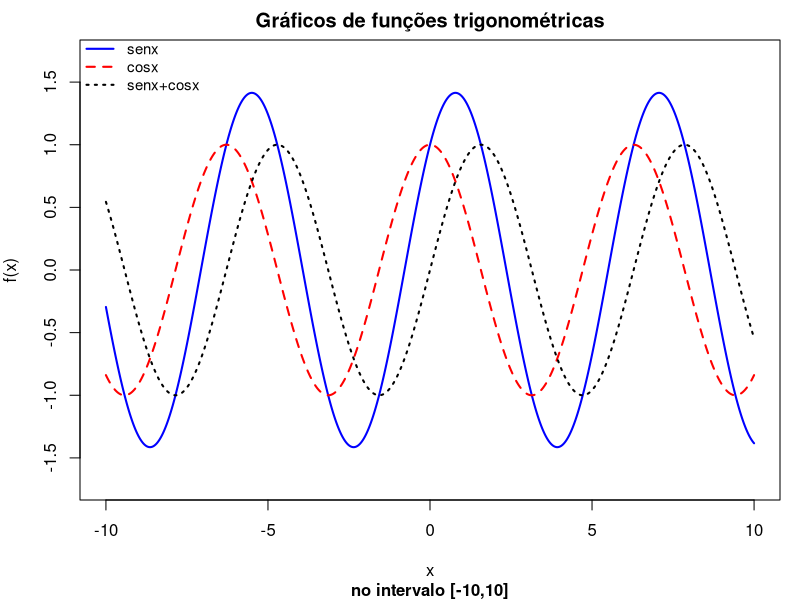
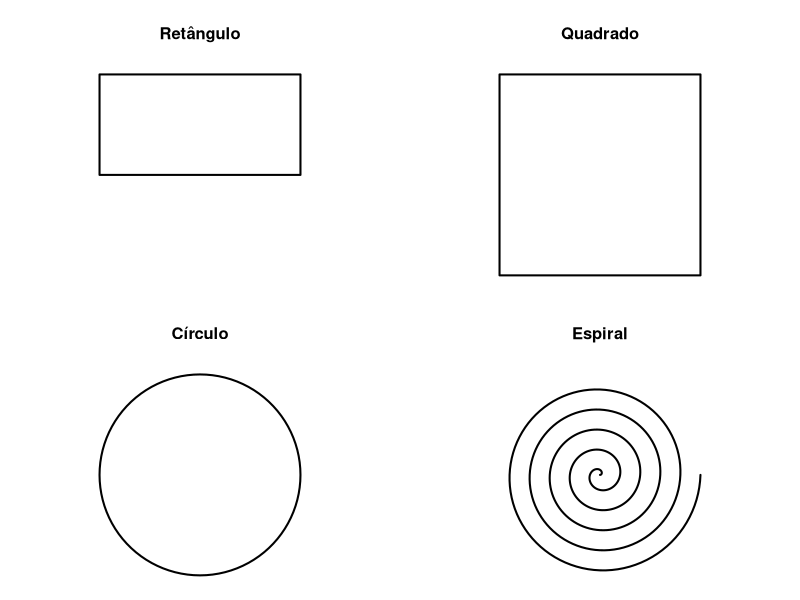
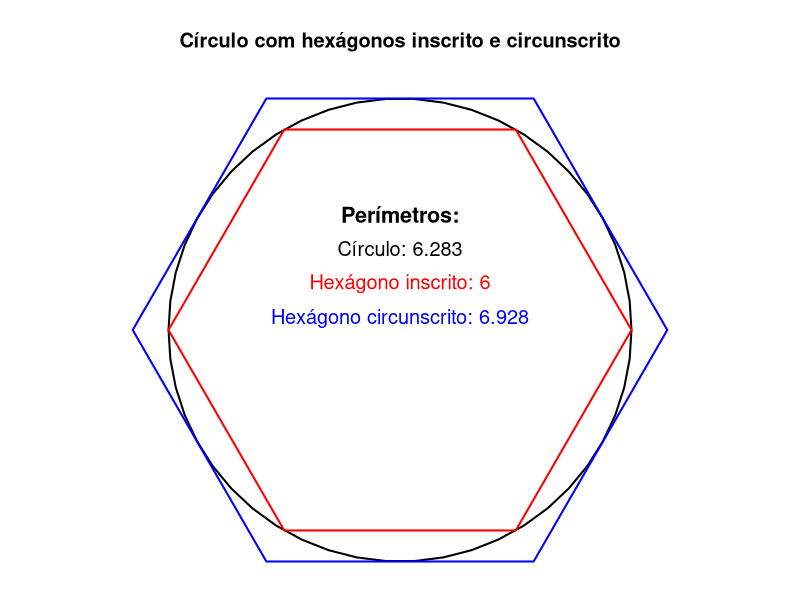
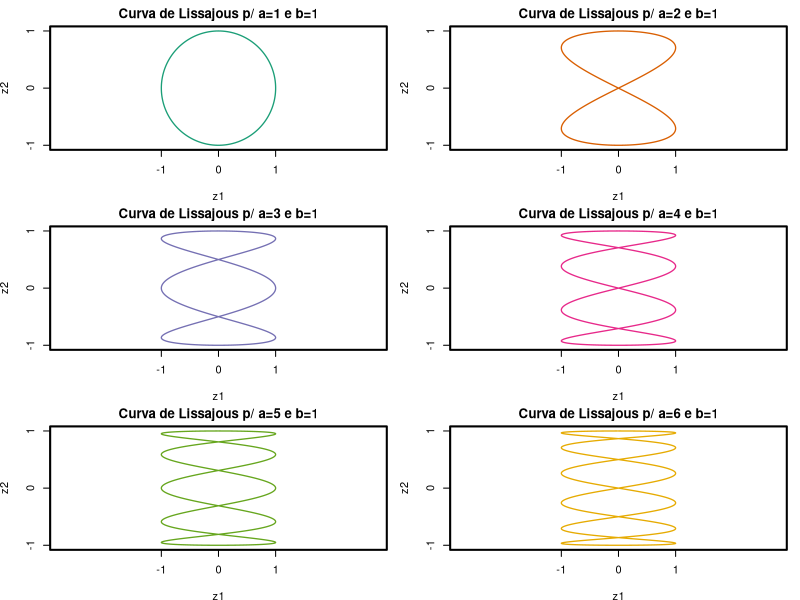
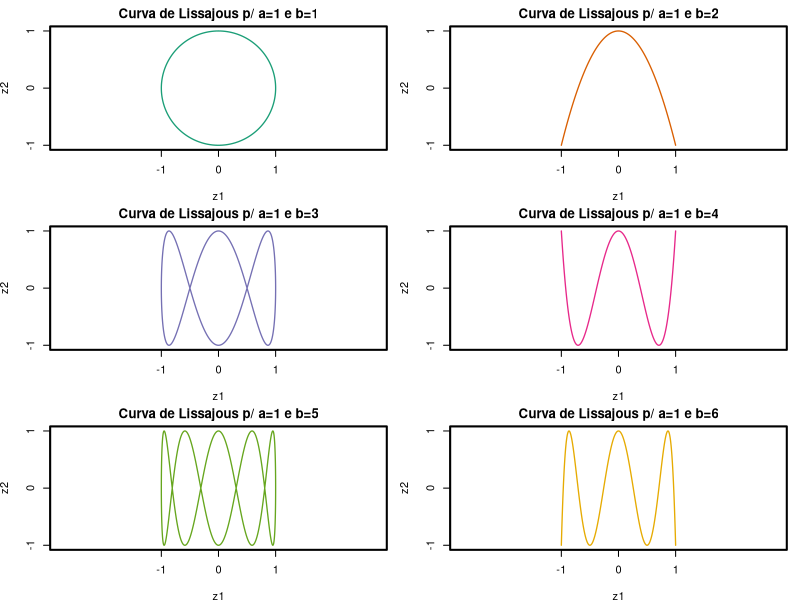
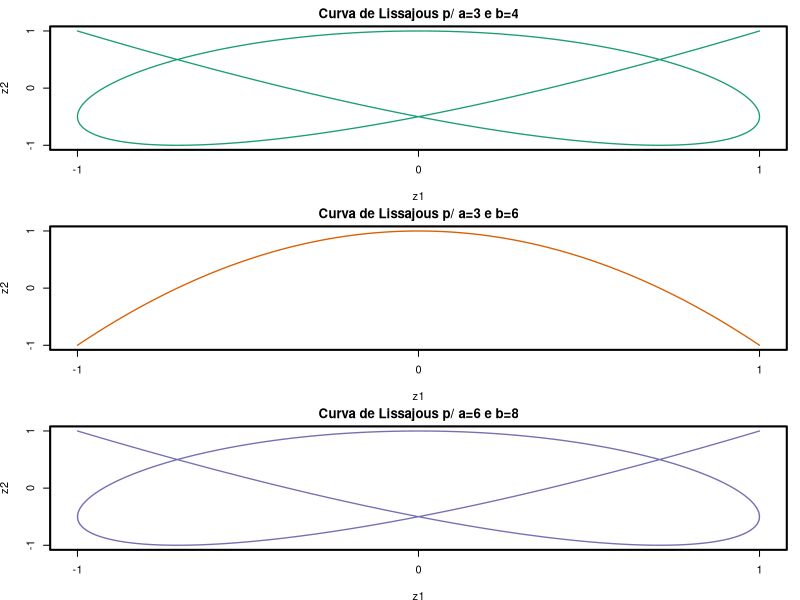

Recreate these plots in R, in order.
## ---- chunk 1
knitr::opts_chunk$set(fig.align = "center")
## ---- chunk 2
#ajustando margens
par(mar=c(5,4,2,1))
#base do plot
plot(x=0,y=0,type="n",xlim=c(-10,10),ylim=c(-1.7,1.7),xlab="x",
     ylab="f(x)",main="Gráficos de funções trigonométricas",
     sub="no intervalo [-10,10]",font.sub=2)
#deixa as linhas mais grossas
#(se eu colocar no par() anterior ele deixa a caixa do plot grossona)
par(lwd=2)

#curvas
curve(sin(x)+cos(x),n=1000,from=-10,to=10, col="blue",add=T)
curve(cos,n=1000,from=-10,to=10, col="red",lty=2,add=T)
curve(sin,n=1000,from=-10,to=10,lty=3,add=T)

#legenda
legend("topleft", inset=c(-0.01,-.02),
       c("senx", "cosx","senx+cosx"),col=c("blue","red","black"),
       lty=1:3,xpd=T,bty="n",cex=.9)
## ---- chunk 3

par(mfrow=c(2,2),mar=c(1,1,4,1),lwd=2)

# A) retângulo
x<- c(-1,-1,1,1,-1)
y<- c(0,1,1,0,0)
plot(x=x,y=y,type="l",
     axes=F,xlim=c(-1,1),ylim=c(-1,1),asp=1, main="Retângulo")

# B) quadrado
x<- c(-1,-1,1,1,-1)
y<- c(-1,1,1,-1,-1)
plot(x=x,y=y,type="l",
     axes=F,xlim=c(-1,1),ylim=c(-1,1),asp=1, main="Quadrado")

##para fazer o circulo e a espiral, usei coordenadas polares (para facilitar)

# C) circulo
teta<- 2*pi*seq(0,1,0.01)
x <- cos(teta)
y <- sin(teta)
plot(x=x,y=y,type="l",
     axes=F,xlim=c(-1,1),ylim=c(-1,1),asp=1, main="Círculo")

# D) espiral
teta<- 2*pi*seq(0,5,0.01)
r<- seq(0,1,length.out=length(teta))
x <- r*cos(teta)
y <- r*sin(teta)
plot(x=x, y=y,type="l",
     axes=F,xlim=c(-1,1),ylim=c(-1,1),asp=1, main="Espiral")

par(mfrow=c(1,1))

# E) círculo, com um hexágono inscrito e outro hexágono circunscrito.

##funcao que da coordenadas polares de poligono regular
##inscrito em circunferencia de raio r centrada na origem
coord <- function(n,r=1){
  angulos<- (0:n)*2*pi/n
  x <- r*cos(angulos)
  y <- r*sin(angulos)
  return(list(x=x,y=y))
}

##circulo
res<- coord(50)
plot(x=res$x,y=res$y,type="l",axes=F,xlim=c(-1,1),ylim=c(-1,1),
     xlab=NA,ylab=NA,asp=1,
     main="Círculo com hexágonos inscrito e circunscrito")
text(0,.5,"Perímetros:", font=2,cex=1.3)
text(0,.35,paste("Círculo:",round(2*pi,3)),cex=1.2)

##hexagono inscrito
res<- coord(6)
lines(x=res$x,y=res$y,col="red")
text(0,.20,paste("Hexágono inscrito:",12*sin(pi/6)),
     col="red",cex=1.2)

##hexagono circunscrito
res<- coord(6,r=1/cos(pi/6))
lines(x=res$x,y=res$y,col="blue")
text(0,.05,paste("Hexágono circunscrito:",round(12*tan(pi/6),3)),
     col="blue",cex=1.2)
## ---- chunk 4
#| fig-height: 6
#| fig-width: 6
par(mar=c(3.8,3.8,2,1),mfrow=c(3,2))
x<-seq(0,2*pi,0.01)
## A)
##variando a

paleta<- RColorBrewer::brewer.pal(6,"Dark2")
for(i in 1:6){
    z1<- sin(i*x)
    z2<- cos(x)
    plot(x=z1,y=z2,type="l",
         main=paste0("Curva de Lissajous p/ a=",i," e b=1"),
         col=paleta[i],lwd=1.3,axes=F,asp=1)
    box()
    axis(side=2,at=c(-1,0,1))
    axis(side=1,at=c(-1,0,1))
}

##variando b
z1<- sin(1*x)
for(i in 1:6){
    z2<- cos(i*x)
    plot(x=z1,y=z2,type="l",
         main=paste0("Curva de Lissajous p/ a=1 e b=",i),
         col=paleta[i],lwd=1.3,axes=F,asp=1)
    box()
    axis(side=2,at=c(-1,0,1))
    axis(side=1,at=c(-1,0,1))
}

## B)
par(mfrow=c(3,1))
a<-c(3,3,6)
b<-c(4,6,8)
for(i in 1:3){
    z1<- sin(a[i]*x)
    z2<- cos(b[i]*x)
    plot(x=z1,y=z2,type="l",
         main=paste0("Curva de Lissajous p/ a=",a[i]," e b=",b[i]),
         col=paleta[i],lwd=1.3,axes=F)
    box()
    axis(side=2,at=c(-1,0,1))
    axis(side=1,at=c(-1,0,1))
}
#Observa-se que, ao multiplicarmos o par (a,b) por um escalar (nesse caso 2),a figura se 
#mantém a mesma. Podemos, então, afirmar que a figura se altera de acordo com a razão a/b
#além disso, nos gráficos da letra A), podemos observar que os à esquerda
#da primeira figura são idênticos aos seus correspondentes da segunda, só que "deitados"
